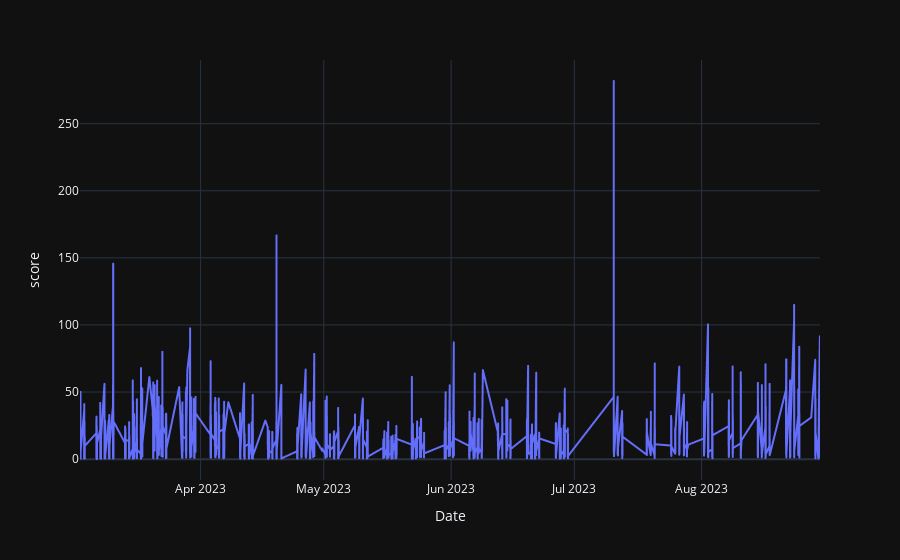

This figure's notebook cell:
### Markdown cell above
### By using Plotly

### Code cell
px.line(A1, x='Date', y="score", template = 'plotly_dark')

### Figure 1 — Plotly figure (JSON) as saved in the notebook; plotly's stock layout.template omitted (floating-point values rounded to 4 significant figures; data arrays with more than 128 entries replaced by an {"elided": "..."} marker saying what was removed)
{"data": [{"hovertemplate": "Date=%{x}<br>score=%{y}<extra></extra>", "legendgroup": "", "line": {"color": "#636efa", "dash": "solid"}, "marker": {"symbol": "circle"}, "mode": "lines", "name": "", "showlegend": false, "type": "scattergl", "x": {"elided": "8453 str values"}, "xaxis": "x", "y": {"elided": "8453 float values"}, "yaxis": "y"}], "layout": {"legend": {"tracegroupgap": 0}, "margin": {"t": 60}, "xaxis": {"anchor": "y", "domain": [0, 1], "title": {"text": "Date"}}, "yaxis": {"anchor": "x", "domain": [0, 1], "title": {"text": "score"}}}}
